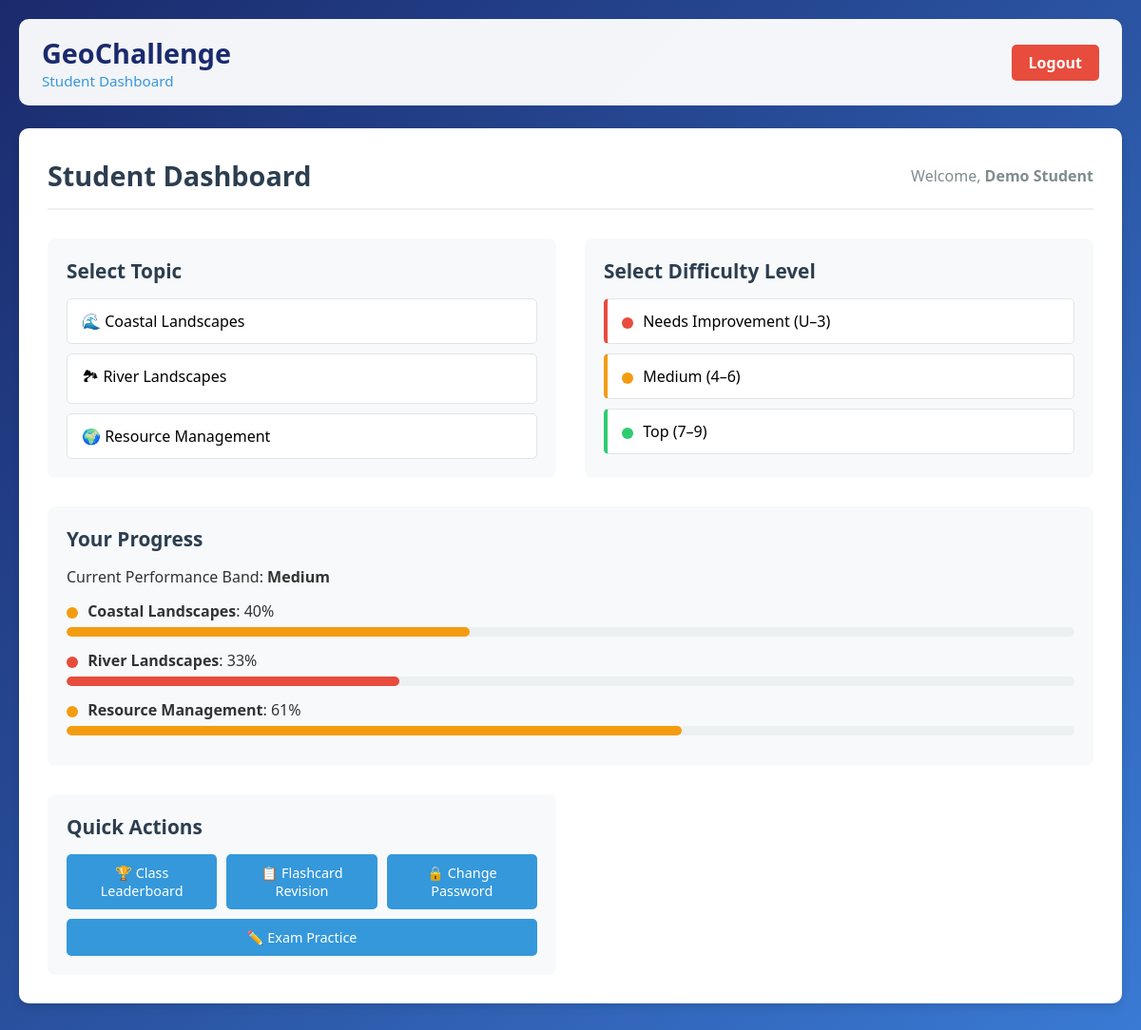
The app's page /student-dashboard (signed in) with its own data.
### tables this page shows
CREATE TABLE progress (
            id INTEGER PRIMARY KEY AUTOINCREMENT,
            student_id INTEGER NOT NULL,
            topic TEXT NOT NULL,
            percentage REAL DEFAULT 0,
            category TEXT DEFAULT 'red',
            FOREIGN KEY (student_id) REFERENCES students(id)
        );

### app.py (the view)
@app.route("/student-dashboard")
def student_dashboard():
    if not login_required("student"):
        return redirect(url_for("student_login"))
    conn = get_connection()
    cursor = conn.cursor()
    cursor.execute(
        "SELECT topic, percentage, category FROM progress WHERE student_id = ?",
        (session["user_id"],)
    )
    progress_rows = cursor.fetchall()
    cursor.execute("""
        SELECT COUNT(*) as count FROM exam_responses
        WHERE student_id = ? AND marked = 1
    """, (session["user_id"],))
    marked_count = cursor.fetchone()["count"]
    conn.close()
    progress = {row["topic"]: dict(row) for row in progress_rows}
    return render_template(
        "student-dashboard.html",
        name=session["name"],
        performance_category=session["performance_category"],
        progress=progress,
        marked_count=marked_count
    )

### app.py (called while the page is built)
def get_connection():
    conn = sqlite3.connect("database.db")
    conn.row_factory = sqlite3.Row
    return conn

def login_required(role):
    return "user_id" in session and session.get("role") == role

### templates/student-dashboard.html (shortened to what this page needs)
<!DOCTYPE html>
<html lang="en">
<head>
</head>
<body>
    <div class="container">
        <header>
            <div>
                <h1>GeoChallenge</h1>
                <p class="tagline">Student Dashboard</p>
            </div>
            <a href="/logout" class="logout-btn">Logout</a>
        </header>
        <div class="dashboard">
            <div class="page-header">
                <h2 class="page-title">Student Dashboard</h2>
                <div class="user-info">
                    Welcome, <strong>{{ name }}</strong>
                </div>
            </div>
            <div class="dashboard-grid">
                <div class="dashboard-card">
                    <h3>Select Topic</h3>
                    <div class="topic-selection">
                        <button class="topic-btn" onclick="setTopic('Coastal Landscapes')">🌊 Coastal Landscapes</button>
                        <button class="topic-btn" onclick="setTopic('River Landscapes')">🏞 River Landscapes</button>
                        <button class="topic-btn" onclick="setTopic('Resource Management')">🌍 Resource Management</button>
                    </div>
                </div>
                <div class="dashboard-card">
                    <h3>Select Difficulty Level</h3>
                    <div class="difficulty-selection">
                        <button class="difficulty-btn needs-improvement" onclick="startQuiz('easy')">
                            <span class="color-code red"></span> Needs Improvement (U–3)
                        </button>
                        <button class="difficulty-btn medium" onclick="startQuiz('medium')">
                            <span class="color-code amber"></span> Medium (4–6)
                        </button>
                        <button class="difficulty-btn top" onclick="startQuiz('hard')">
                            <span class="color-code green"></span> Top (7–9)
                        </button>
                    </div>
                </div>
                <div class="dashboard-card progress-section">
                    <h3>Your Progress</h3>
                    <p>Current Performance Band: <strong>{{ performance_category | title }}</strong></p>
                    {% set topics = [
                        ("Coastal Landscapes",  "green"),
                        ("River Landscapes",    "amber"),
                        ("Resource Management", "red")
                    ] %}
                    {% for topic, default_colour in topics %}
                        {% set pct = progress.get(topic, {}).get('percentage', 0) | int %}
                        {% set cat = progress.get(topic, {}).get('category', default_colour) %}
                        <p style="margin-top:14px;">
                            <span class="color-code {{ cat }}"></span>
                            <strong>{{ topic }}</strong>: {{ pct }}%
                        </p>
                        <div class="progress-bar">
                            <div class="progress-fill fill-{{ cat }}" style="width: {{ pct }}%;"></div>
                        </div>
                    {% endfor %}
                </div>
                <div class="dashboard-card">
                    <h3>Quick Actions</h3>
                    <div class="action-buttons">
                        <a href="/leaderboard" class="action-btn" style="text-decoration:none;display:flex;align-items:center;justify-content:center;">🏆 Class Leaderboard</a>
                        <a href="/flashcards" class="action-btn" style="text-decoration:none;display:flex;align-items:center;justify-content:center;">📋 Flashcard Revision</a>
                        <a href="/change-password" class="action-btn" style="text-decoration:none;display:flex;align-items:center;justify-content:center;">🔒 Change Password</a>
                        <a href="/exam-practice" class="action-btn" style="text-decoration:none;display:flex;align-items:center;justify-content:center;">✏️ Exam Practice</a>
                    </div>
                </div>
            </div>
        </div>
    </div>
</body>
</html>

### templates/student-dashboard.html (style rules this page uses)
* { margin: 0; padding: 0; box-sizing: border-box; font-family: 'Segoe UI', Tahoma, Geneva, Verdana, sans-serif; }
body { background: linear-gradient(135deg, #1a2a6c, #3a7bd5); color: #333; min-height: 100vh; padding: 20px; }
.container { max-width: 1200px; margin: 0 auto; }
header { display: flex; justify-content: space-between; align-items: center; padding: 16px 24px; background: rgba(255,255,255,0.95); border-radius: 10px; margin-bottom: 24px; }
header h1 { font-size: 1.8rem; color: #1a2a6c; }
.tagline { color: #3498db; font-size: 0.95rem; }
.logout-btn { padding: 8px 18px; background: #e74c3c; color: white; border-radius: 5px; text-decoration: none; font-weight: 600; }
.dashboard { background: white; border-radius: 10px; box-shadow: 0 4px 8px rgba(0,0,0,0.1); padding: 30px; margin-bottom: 30px; }
.page-header { display: flex; justify-content: space-between; align-items: center; margin-bottom: 30px; padding-bottom: 15px; border-bottom: 2px solid #ecf0f1; }
.page-title { font-size: 1.8rem; color: #2c3e50; }
.user-info { color: #7f8c8d; }
.dashboard-grid { display: grid; grid-template-columns: 1fr 1fr; gap: 30px; }
.dashboard-card { background: #f8f9fa; border-radius: 8px; padding: 20px; }
.dashboard-card h3 { margin-bottom: 15px; color: #2c3e50; font-size: 1.3rem; }
.topic-selection, .difficulty-selection { display: flex; flex-direction: column; gap: 10px; }
.topic-btn, .difficulty-btn { padding: 12px 15px; background: white; border: 1px solid #e1e5e9; border-radius: 5px; text-align: left; cursor: pointer; transition: all 0.3s; font-size: 1rem; }
.difficulty-btn.needs-improvement { border-left: 4px solid #e74c3c; }
.difficulty-btn.medium { border-left: 4px solid #f39c12; }
.difficulty-btn.top { border-left: 4px solid #2ecc71; }
.progress-section { grid-column: 1 / -1; }
.progress-bar { height: 10px; background: #ecf0f1; border-radius: 5px; margin: 6px 0 12px; overflow: hidden; }
.progress-fill { height: 100%; border-radius: 5px; }
.fill-amber { background: #f39c12; }
.fill-red { background: #e74c3c; }
.color-code { display: inline-block; width: 12px; height: 12px; border-radius: 50%; margin-right: 6px; vertical-align: middle; }
.green { background: #2ecc71; }
.amber { background: #f39c12; }
.red { background: #e74c3c; }
.action-buttons { display: flex; flex-wrap: wrap; gap: 10px; margin-top: 15px; }
.action-btn { padding: 10px 15px; background: #3498db; color: white; border: none; border-radius: 5px; cursor: pointer; flex: 1; min-width: 120px; text-align: center; font-size: 0.9rem; }

### records on screen
progress: topic "Coastal Landscapes", pct "40"
progress: topic "River Landscapes", pct "33"
progress: topic "Resource Management", pct "61"

### other values on screen
{{ name }} "Demo Student"
{{ performance_category | title }} "Medium"
